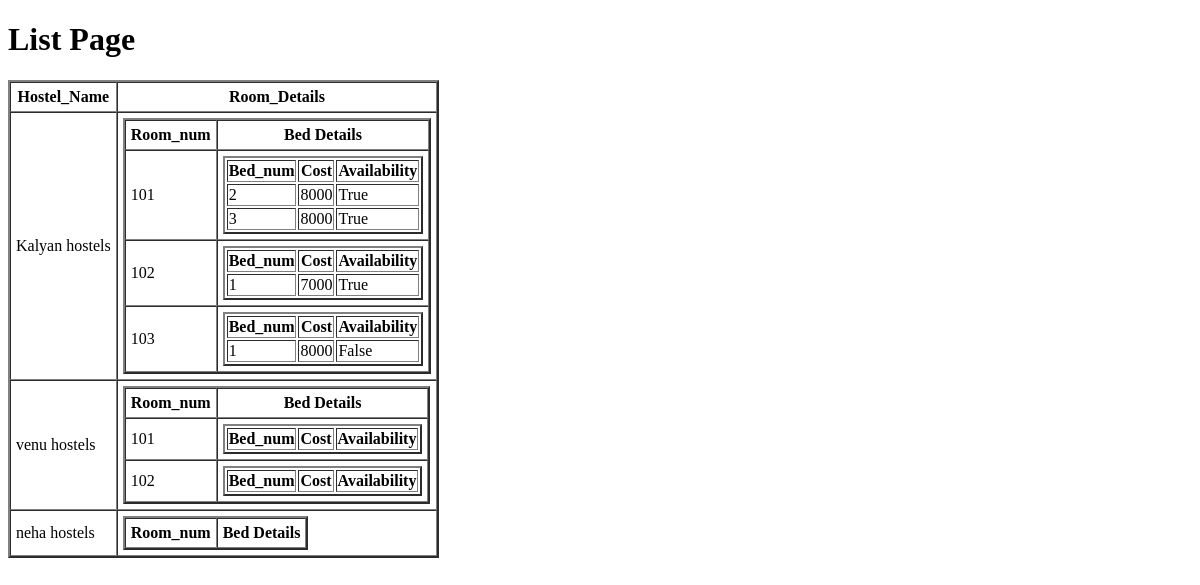
/Owner/list/, run on an earlier commit of the app's database.
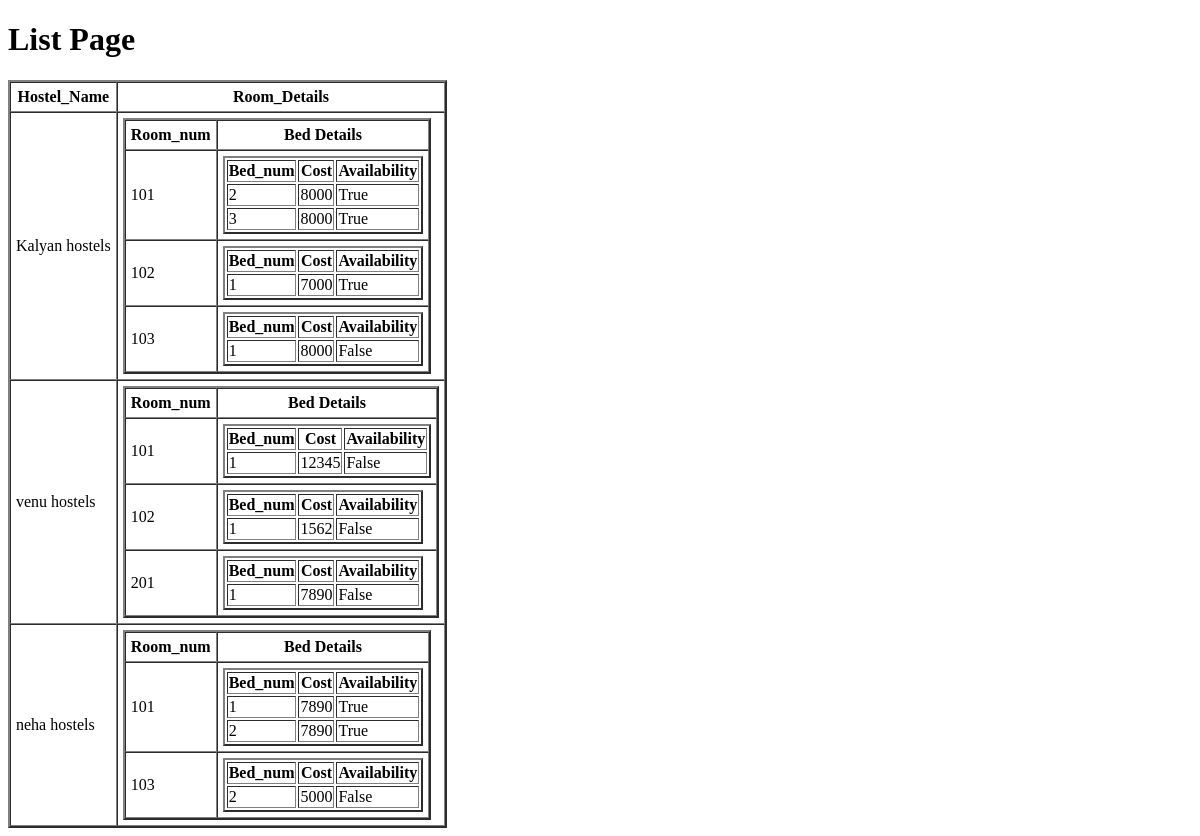
And on a later commit of the database.
### Owner/models.py (models this page shows, shortened)
class hostel_details_model(models.Model):
    hostel_id=models.AutoField(primary_key=True)
    hostel_name=models.CharField(max_length=20,unique=True)
    address=models.TextField(max_length=100)
    GST=models.CharField(max_length=15,unique=True)
    license=models.CharField(max_length=20,unique=True)
    type_of_hostel=models.CharField(max_length=10,choices=[['Male','Male'],['Female','Female'],['Co_living','Co_living']])
    hostel_owner_name=models.CharField(max_length=30)
    owner_id=models.PositiveIntegerField()
    owner_phone_no=models.PositiveBigIntegerField(unique=True)
    owner_email=models.EmailField(unique=True)
    location=models.CharField(max_length=50,default='Hyderabad')

class rooms_details_model(models.Model):
    hostel_id=models.ForeignKey(hostel_details_model,on_delete=models.CASCADE)
    room_id=models.AutoField(primary_key=True)
    room_no=models.PositiveIntegerField()
    num_of_beds=models.PositiveIntegerField()

class bed_details_model(models.Model):
    bed_id=models.AutoField(primary_key=True)
    room_no=models.ForeignKey(rooms_details_model,on_delete=models.CASCADE)
    bed_no=models.CharField(choices=[['1','1'],['2','2'],['3','3'],['4','4'],['5','5'],['6','6']],max_length=10)
    bed_cost=models.PositiveIntegerField()
    availability=models.BooleanField()

### Owner/views.py (the view)
def list_view(request):
    hostel_details=hostel_details_model.objects.all()
    room_details=rooms_details_model.objects.all()
    bed_details=bed_details_model.objects.all()
    return render(request=request,template_name='list.html',context={'hostel_details':hostel_details,'room_details':room_details,'bed_details':bed_details})

### Owner/Templates/list.html (shortened to what this page needs)
<!DOCTYPE html>
<html lang="en">
<head>
</head>
<body>
    <h1>List Page</h1>
    <table border="2" cellpadding="5" cellspacing="0">
        <tr>
            <th>Hostel_Name</th>
            <th>Room_Details</th>
        </tr>
            {% for i in hostel_details %}
            <tr>
                <td>{{i.hostel_name}}</td>
                <td>
                    <table border="2" cellpadding="5" cellspacing="0">
                        <tr>
                            <th>Room_num</th>
                            <th>Bed Details</th>
                        </tr>
                        {% for j in room_details %}
                        {% if j.hostel_id == i %}
                        <tr>
                            <td>{{j.room_no}} </td>
                            <td>
                            <table border="2">
                                <tr>
                                        <th>Bed_num</th>
                                        <th>Cost</th>
                                        <th>Availability</th>
                                </tr>
                                {% for k in bed_details %}
                                {% if j == k.room_no %}
                                <tr>
                                    <td>{{k.bed_no}}</td>
                                    <td>{{k.bed_cost}}</td>
                                    <td>{{k.availability}}</td>
                                </tr>
                                {% endif %}
                                {% endfor %}
                            </table>
                            </td>
                        </tr>
                        {% endif %}
                        {% endfor %}
                   </table>
                </td>
            </tr>
             {% endfor %}
    </table>
</body>
</html>

What changed in the data, as far as the page shows it:
added bed_details_model: bed_no "1", bed_cost "12345", availability "False", shown under rooms_details_model (number 4 of 8 on the later page)
added bed_details_model: bed_no "1", bed_cost "1562", availability "False", shown under rooms_details_model (number 5 of 8 on the later page)
added rooms_details_model: room_no "201", shown under hostel_details_model "venu hostels"
added bed_details_model: bed_no "1", bed_cost "7890", availability "False", shown under "201"
added rooms_details_model: room_no "101", shown under hostel_details_model "neha hostels"
added bed_details_model: bed_no "1", bed_cost "7890", availability "True", shown under "101"
added bed_details_model: bed_no "2", bed_cost "7890", availability "True", shown under "101"
added rooms_details_model: room_no "103", shown under hostel_details_model "neha hostels"
added bed_details_model: bed_no "2", bed_cost "5000", availability "False", shown under "103"
